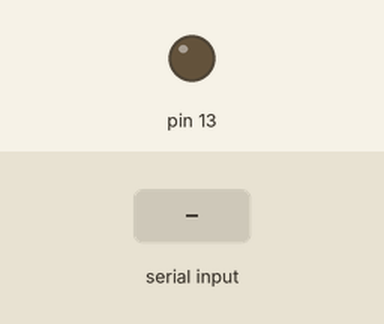
Recording of a sketch running on a simulated Arduino Uno, built with avr-gcc and run on an emulated ATmega328P. Shown: output pins drawn as LEDs (lit = HIGH). The test bench sets the inputs (shaded band).

Above: at 1.2 s.
1.3 s: "1" received over Serial
At 2.1 s:
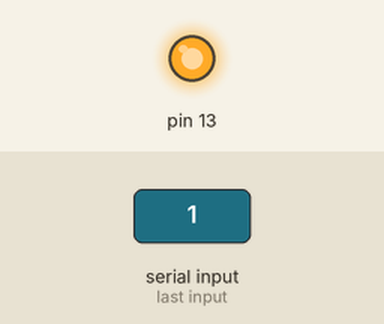
2.8 s: "0" received over Serial
At 3.2 s:
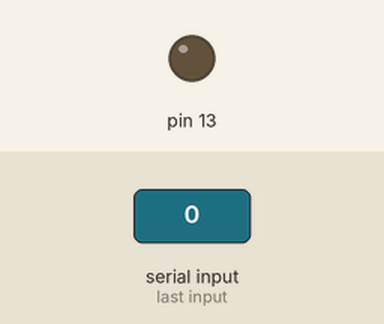
Timing chart, 0 to 5.8 s (numbered marks = the images above; inputs shaded):
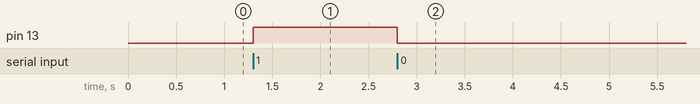

Measured:
- after the input at 1.3 s, pin 13: LOW → HIGH at once
- after the input at 2.8 s, pin 13: HIGH → LOW at once

The sketch:

Python_Control.ino
```cpp
//Upload the code to your arduino and then run the Arduino_LED_On_Off.py python code


void setup()
{
  pinMode(13,OUTPUT);
  Serial.begin(9600);
}

int val;

void loop()
{
  val = Serial.read();
  if(val=='1')
  {
    digitalWrite(13,HIGH);
  }
  else if(val=='0')
  {
    digitalWrite(13,LOW);
  }
}
```
